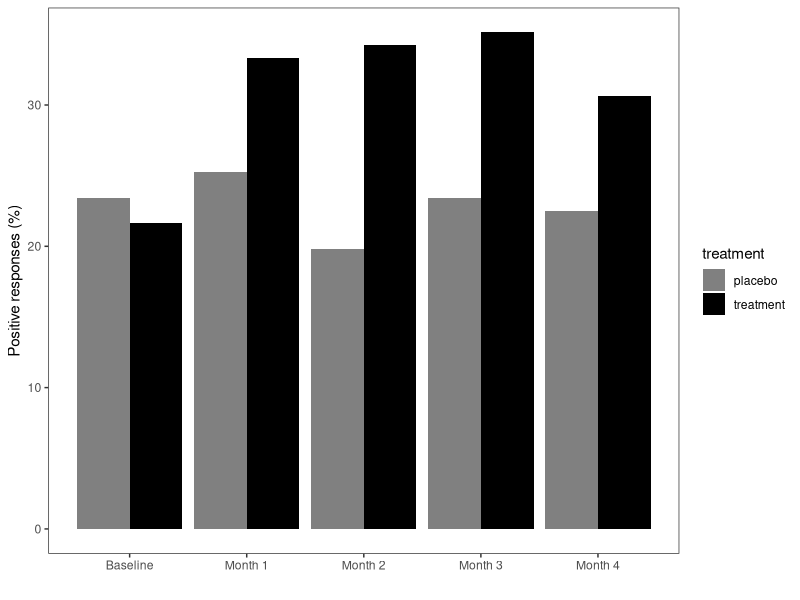
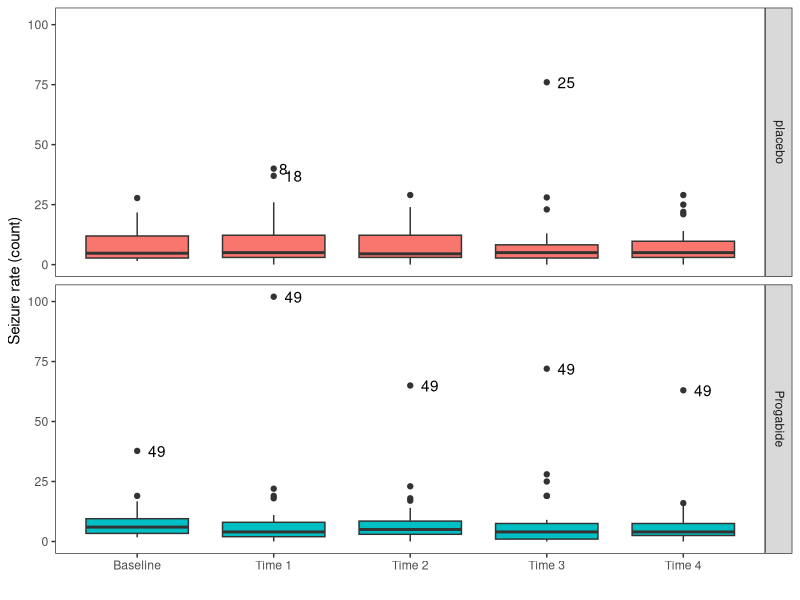
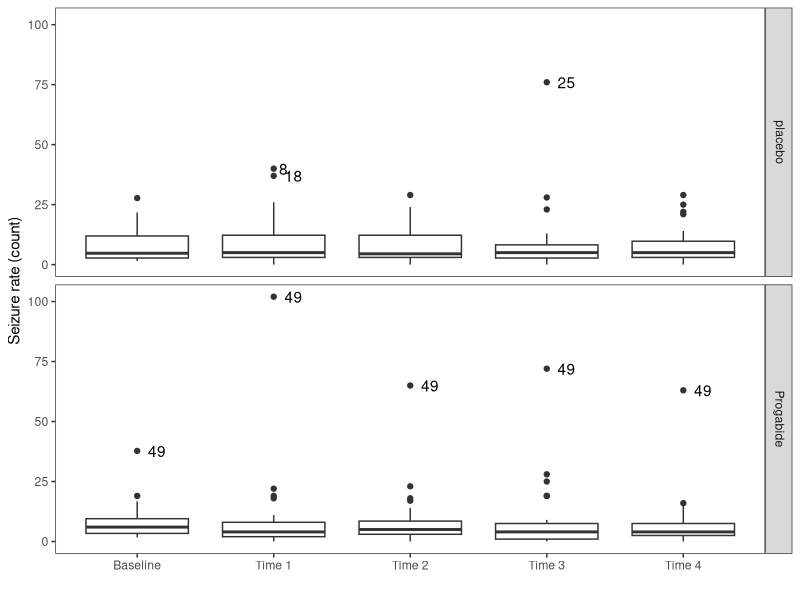

The R source for these figures, in order:
## ---- chunk 1
knitr::opts_chunk$set(echo = TRUE)
## ---- chunk 2
library(tidyr); library(dplyr);

BtB <- read.table("data/BtB.txt", header = TRUE, sep = '\t')

# to make sure that the factor levels are logical (esp. Treatment):
BtB <- within(BtB, {
       Drug <- factor(Drug, levels=c("No", "Yes")) # default
     Length <- factor(Length, levels=c("<6m", ">6m")) # default
  Treatment <- factor(Treatment, levels=c("TAU", "BtheB")) # NOT default!
})

glimpse(BtB); head(BtB); tail(BtB)

# Convert data to long form for the analyses, adding Time:
BtBL <- gather(BtB, key = Visit, value = BDI, BDI2m, BDI4m, BDI6m, BDI8m) %>%
  mutate(Time = as.integer(substr(Visit, 4, 4))) 

glimpse(BtBL); head(BtBL); tail(BtBL)

# important to order the data with respect to the subjects:
BtBLSORT <- BtBL %>% 
  arrange(Subject)

head(BtBLSORT); tail(BtBLSORT)
## ---- chunk 3
# install.packages("gee")
library("gee")

BtB_gee1 <- gee(BDI ~ BDIpre + Time + Treatment + Drug + Length, id = Subject, 
                data = BtBLSORT, family = gaussian, corstr = "independence")
summary(BtB_gee1)
## ---- chunk 4
BtB_gee2 <- gee(BDI ~ BDIpre + Time + Treatment + Drug + Length, id = Subject,
                data = BtBLSORT, family = gaussian, corstr = "exchangeable")
summary(BtB_gee2)
## ---- chunk 5
library(tidyr); library(dplyr); 
# install.packages("HSAUR3")
library("HSAUR3")
data("respiratory", package = "HSAUR3")
RESPL <- respiratory # (data are readily given in long form)
glimpse(RESPL); head(RESPL, n = 5)

RESPL <- within(RESPL, {
     levels(gender) <- c("male", "female") # see the original article by Davis (1991)
     status <- as.numeric(status) - 1 # for converting to wide form below
})
head(RESPL, n = 5)

# convert data to WIDE form:
# (sep: set valid names month0:month4 here; otherwise just 0:4)
RESP <- RESPL %>% 
  spread(key = month, value = status, sep = "") %>% 
  arrange(subject)

glimpse(RESP); head(RESP, n = 5)

# back to long form; leave month0 for baseline:
RESPL <- gather(RESP, key = months, value = status, month1:month4) %>%
  mutate(month = as.integer(substr(months, 6, 6))) %>% 
  rename(baseline = month0) %>% 
  arrange(subject)

glimpse(RESPL); head(RESPL, n = 5)
## ---- chunk 6
n = dim(RESP)[1]
RP <- RESP %>%
  group_by(treatment) %>%
  summarise(m0 = 100*sum(month0)/n, 
            m1 = 100*sum(month1)/n, 
            m2 = 100*sum(month2)/n, 
            m3 = 100*sum(month3)/n, 
            m4 = 100*sum(month4)/n ) %>%
  select(-treatment) %>%
  ungroup()

RP2 <- cbind(RP[1, ], RP[2, ])
month <- rep(1:5, times = 2)
treatment <- rep(0:1, each = 5)
RPos <- as.data.frame(cbind(treatment, month, t(RP2)))
row.names(RPos) <- 1:10
names(RPos) <- c("treatment", "month", "positive")
RPos$treatment <- factor(RPos$treatment, labels = c("placebo", "treatment"))

library(ggplot2)

p1 <- ggplot(RPos, aes(x = month, y = positive, fill = treatment))
p2 <- p1 + geom_bar(position = "dodge", stat = "identity")
p3 <- p2 + scale_x_continuous(name = "", breaks = 1:5, 
                labels = c("Baseline", "Month 1", "Month 2", "Month 3", "Month 4"))
p4 <- p3 + theme_bw() + theme(panel.grid.major = element_blank(), 
                              panel.grid.minor = element_blank())
p5 <- p4 + scale_y_continuous(name = "Positive responses (%)")
p6 <- p5 + scale_fill_grey(start = 0.5, end = 0)
p6
## ---- chunk 7
resp_gee1 <- gee(status ~ age, data = RESPL, family = binomial, id = subject, 
                 corstr = "independence", scale.fix = TRUE, scale.value = 1)
summary(resp_gee1)
## ---- chunk 8
resp_gee2 <- gee(status ~ age, data = RESPL, family = binomial, id = subject,
                 corstr = "exchangeable", scale.fix = TRUE, scale.value = 1)
summary(resp_gee2)
## ---- chunk 9
formula3 <- status ~ age + month + baseline + centre + treatment + gender
resp_gee3 <- gee(formula3, data = RESPL, family = binomial, id = subject, 
                 corstr = "exchangeable", scale.fix = TRUE, scale.value = 1)
summary(resp_gee3)
## ---- chunk 10
# install.packages("lme4")
library("lme4")

formula4 <- status ~ age + month + baseline + centre + treatment + gender + (1 | subject)
resp_glmer <- glmer(formula4, data = RESPL, family = binomial)
summary(resp_glmer)
## ---- chunk 11
library("HSAUR3")
EPIL <- epilepsy # (data are readily given in long form)
glimpse(EPIL); head(EPIL)

# convert data to WIDE form:
# (sep: set valid names month0:month4 here! otherwise just 0:4)

EPI <- EPIL %>% 
  spread(key = period, value = seizure.rate, sep = "") %>% 
  arrange(subject)

glimpse(EPI); head(EPI)

# correct the baseline when converting to long form:

EPIL <- gather(EPI, key = periods, value = seizure.rate, period1:period4) %>%
  mutate( base2 = base/4, week = as.integer(substr(periods, 7, 7)) ) %>% 
  arrange(subject)

glimpse(EPIL); head(EPIL)
## ---- chunk 12
# Convert data to long form, including the baseline;
# correct the baseline first:
EPI0 <- EPI %>% 
  mutate(base2 = base/4)

EPIL0 <- gather(EPI0, key = periods, value = seizure.rate, base2, period1:period4) %>% 
  arrange(subject)

glimpse(EPIL0); head(EPIL0)

# Mark some of the outliers:
# https://stackoverflow.com/questions/33524669/labeling-outliers-of-boxplots-in-r
is_outlier <- function(x) {
  # changed the upper coeff from 1.5 to 3.5 (only more extreme observations highlighted)
  return(x < quantile(x, 0.25) - 1.5 * IQR(x) | x > quantile(x, 0.75) + 3.5 * IQR(x))
}
# use subject id (not seizure.rate itself!) for identification:
EPIL0 <- EPIL0 %>%
  mutate(outlier = ifelse(is_outlier(seizure.rate), subject, as.numeric(NA)))

p1 <- ggplot(EPIL0, aes(x = factor(periods), y = seizure.rate, fill = treatment))
p2 <- p1 + geom_boxplot() + geom_text(aes(label = outlier), na.rm = TRUE, hjust = -0.6)
p3 <- p2 + facet_grid(treatment ~ ., labeller = label_parsed)
p4 <- p3 + theme_bw() + theme(panel.grid.major = element_blank(), 
                              panel.grid.minor = element_blank())
p5 <- p4 + theme(legend.position = "none")
p6 <- p5 + scale_x_discrete(name = "", 
                            labels = c("Baseline", "Time 1", "Time 2", "Time 3", "Time 4"))
p7 <- p6 + scale_y_continuous(name = "Seizure rate (count)")
p8 <- p7 + scale_fill_grey(start = 1, end = 1) # B&W for the book
p7; p8
## ---- chunk 13
t1 <- tapply(EPIL0$seizure.rate, EPIL0$period, mean)
t2 <- tapply(EPIL0$seizure.rate, EPIL0$period, var)
t1 <- as.data.frame(t1)
t2 <- as.data.frame(t2)

tab108 <- cbind(t1, t2)
names(tab108) = c("mean", "variance")
tab108
## ---- chunk 14
formula5 <- seizure.rate ~ week + age + log(base2) + treatment
epil_gee1 <- gee(formula5, data = EPIL, family = "poisson", id = subject, 
                 corstr = "exchangeable", scale.fix = FALSE)
summary(epil_gee1)
## ---- chunk 15
formula6 <- seizure.rate ~ week + age + log(base2) + treatment + (1 | subject)
epil_glmm <- glmer(formula6, data = EPIL, family = "poisson")
summary(epil_glmm)
## ---- chunk 16
formula7 <- seizure.rate ~ week + age + log(base2) + treatment + (1 + week | subject)
epil_glmm2 <- glmer(formula7, data = EPIL, family = "poisson")
summary(epil_glmm2)
